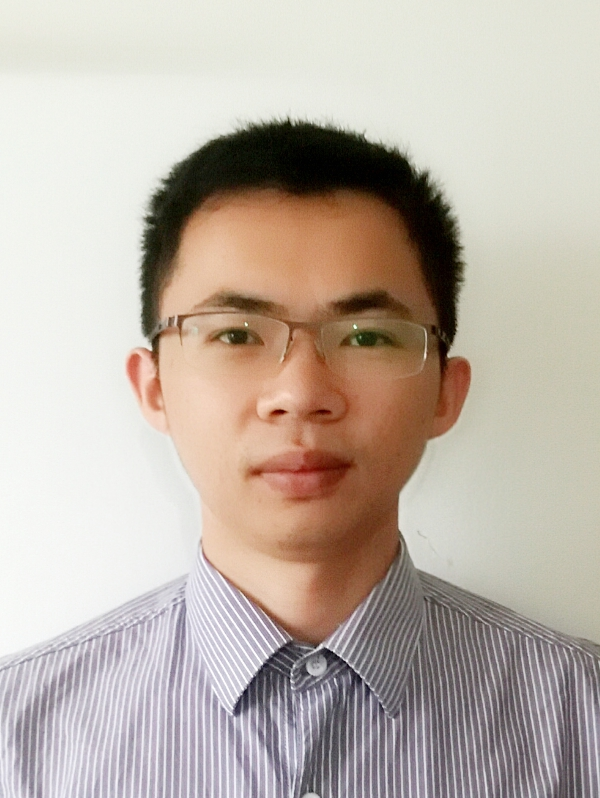
#> input picture 素材/真实头像/111.jpg, 600 x 798 px
$ python rc09_samples.py --out out.png
#> lines starting #> are read from the running program, lines starting #| are printed output that depends on the picture; after the words box and inside, x2 and y2 are one past the last pixel; in counts of white or black regions, pixels touching at a corner belong together
"""固定版本：程序生成技术样本及既有授权REAL-111的本地缩小副本；不联网。"""
from pathlib import Path
from PIL import Image
import argparse,math,json,hashlib
p=argparse.ArgumentParser();p.add_argument('--out',required=True);a=p.parse_args();out=Path(a.out);out.mkdir()
records=[]
for kind in ['complex-background','light-clothes','thin-hair']:
 w,h=160,224;rgba=bytearray();truth=bytearray()
 for y in range(h):
  for x in range(w):
   head=((x-80)/29)**2+((y-73)/42)**2<=1;body=y>108 and abs(x-80)<(y-90)*0.65
   hair=kind=='thin-hair' and 27<y<64 and 46<x<115 and (x+2*y)%11==0
   foreground=head or body or hair
   if kind=='complex-background':bg=(180+(x//8%2)*50,170+(y//7%2)*55,190);fg=(191,169,150) if head else (45,65,90)
   elif kind=='light-clothes':bg=(245,245,245);fg=(190,149,125) if head else (242,242,239)
   else:bg=(218,227,238);fg=(40,31,26) if hair or head and y<44 else (185,145,120) if head else (35,60,75)
   rgba.extend((* (fg if foreground else bg),255));truth.append(255 if foreground else 0)
 base=out/kind;Path(str(base)+'.rgba').write_bytes(rgba);Image.frombytes('RGBA',(w,h),bytes(rgba)).save(str(base)+'.png');Image.frombytes('L',(w,h),bytes(truth)).save(str(base)+'-truth.png')
 records.append({'id':kind,'kind':'synthetic','width':w,'height':h,'rgba':kind+'.rgba','truth':kind+'-truth.png','source_sha256':hashlib.sha256(rgba).hexdigest(),'consent':'程序生成非真实人像','version':'RC09-synthetic-v1'})
#> this loop made 3 passes
#> pass 1, `base = out / kind`:
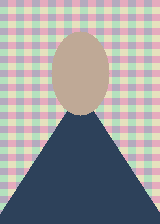
#> saved as complex-background.png: PIL image 160x224 RGBA; mean R, G, B, A 153.7, 152.8, 154.6, 255
#> pass 1, `base = out / kind`:
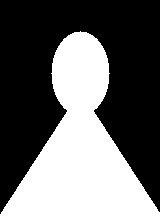
#> saved as complex-background-truth.png: PIL image 160x224 L; 41.8% white; 1 white region, box (x1, y1, x2, y2) and area: (0, 31, 160, 224) 14969
#> pass 2, `base = out / kind`:
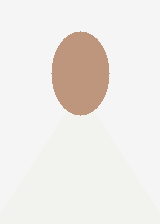
#> saved as light-clothes.png: PIL image 160x224 RGBA; mean R, G, B, A 238.2, 233.9, 230.4, 255
root=Path(__file__).resolve().parents[2];src=root/'素材/真实头像/111.jpg';im=Image.open(src).convert('RGBA');original=im.size;im.thumbnail((256,342));im.save(out/'REAL-111.png');(out/'REAL-111.rgba').write_bytes(im.tobytes());records.append({'id':'REAL-111','kind':'authorized-portrait','width':im.width,'height':im.height,'original_size':original,'rgba':'REAL-111.rgba','truth':None,'source_sha256':hashlib.sha256(src.read_bytes()).hexdigest(),'consent':'沿用RC-07/08固定授权素材，仅本地验证','version':'REAL-111-sha256'})
#> after `original = im.size`: original = (600, 798)
(out/'manifest.json').write_text(json.dumps({'version':'RC09-local-v1','cases':records},ensure_ascii=False,indent=2))

$ run again, with 素材/真实头像/3f5c67b03f7f.jpg copied over 素材/真实头像/111.jpg
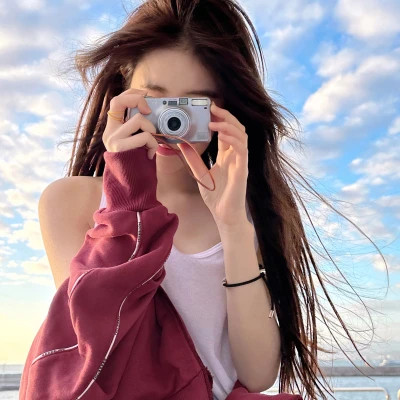
#> input picture 素材/真实头像/3f5c67b03f7f.jpg, 400 x 400 px
#> `im.thumbnail((256, 342))`:
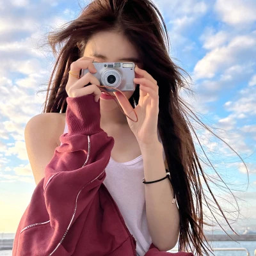
#> im: PIL image 256x256 RGBA; mean R, G, B, A 160.8, 141.7, 148.7, 255

$ run again, with 素材/真实头像/91f990d7fa414d3d92a9377957b9be0f.jpg copied over 素材/真实头像/111.jpg
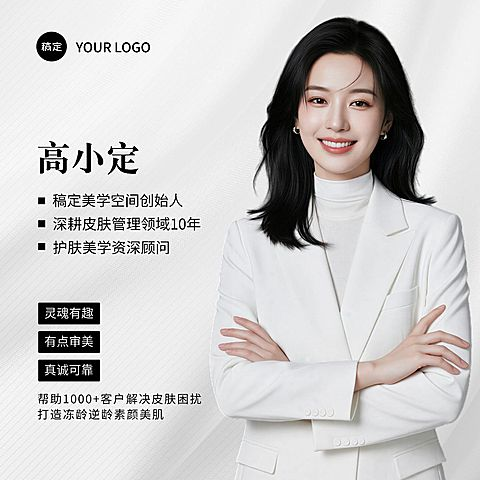
#> input picture 素材/真实头像/91f990d7fa414d3d92a9377957b9be0f.jpg, 480 x 480 px
#> `im.thumbnail((256, 342))`:
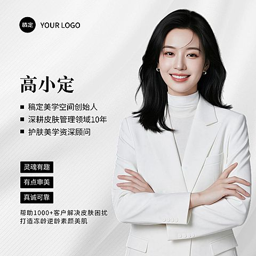
#> im: PIL image 256x256 RGBA; mean R, G, B, A 205.3, 203.5, 203.2, 255
